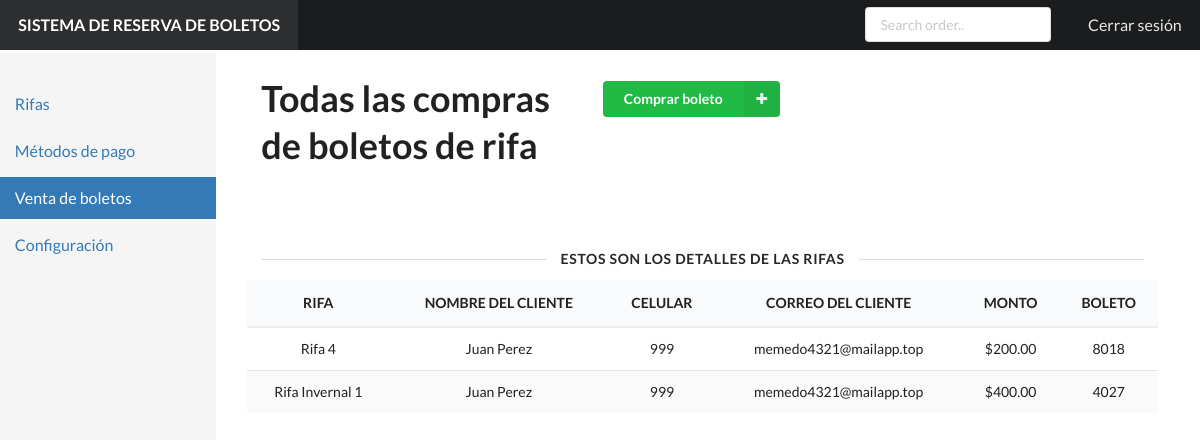
The page /admin/rafflesales.php (signed in) on the database its author committed.
### tables this page shows
CREATE TABLE `ticket_buy` (
  `uuid` varchar(36) NOT NULL,
  `invoice` varchar(128) DEFAULT NULL,
  `buyer_name` varchar(191) NOT NULL,
  `buyer_cel` varchar(64) NOT NULL,
  `buyer_email` varchar(128) NOT NULL,
  `ticket_id` int(10) UNSIGNED NOT NULL,
  `paid` tinyint(1) DEFAULT 0
);

CREATE TABLE `raffles` (
  `raffle_id` int(10) UNSIGNED NOT NULL,
  `raffle_code` varchar(8) NOT NULL,
  `raffle_name` varchar(191) NOT NULL,
  `raffle_prize` varchar(191) NOT NULL,
  `raffle_date` date NOT NULL,
  `raffle_price` int(11) NOT NULL,
  `raffle_sellqty` int(11) NOT NULL,
  `raffle_buyqty` int(11) NOT NULL,
  `raffle_end` date NOT NULL
);

CREATE TABLE `raffle_tickets` (
  `ticket_id` int(10) UNSIGNED NOT NULL,
  `ticket_code` varchar(128) NOT NULL,
  `raffle_id` int(10) UNSIGNED NOT NULL,
  `ticket_status` tinyint(1) NOT NULL DEFAULT 0
);

### admin/rafflesales.php (the view, shortened to what this page needs)
<?php include 'partials/head.php' ?>
<?php
require("../dbengine/dbconnect.php");
?>
<body>
                  <?php
                  $data = mysqli_query($conn, "SELECT raffle_id, raffle_name FROM raffles");
                  ?>
  <?php include 'partials/top.php' ?>
  <div class="ui grid">
    <div class="row">
      <?php include 'partials/menu.php' ?>
      <div class="column" id="content" style="display: none">
        <div class="ui grid">
            <div class="six wide column">
              <h1 class="ui huge header">Todas las compras de boletos de rifa</h1>
            </div>
            <div class="six wide column">
              <button class="ui green right labeled icon button" id="nueva-rifa">
                <i class="right plus icon"></i>
                Comprar boleto
              </button>
            </div>
          </div>
          <div class="ui grid">
            <div class="row"></div>
              <div class="ui horizontal divider"> Estos son los detalles de las rifas</div>
              <div class="row">
                <table class="ui single line striped selectable center aligned  table">
                  <thead><tr><th>RIFA</th><th>NOMBRE DEL CLIENTE</th><th>CELULAR</th><th>CORREO DEL CLIENTE</th><th>MONTO</th><th>BOLETO</th></tr></thead>
                  <tbody>
                    <?php
                    require("../dbengine/dbconnect.php");
                    if(isset($_GET['search'])) {
                      $search = $_GET['search'];
                      $data = mysqli_query($conn, "SELECT tb.*, r.raffle_price, r.raffle_name, rt.ticket_code FROM ticket_buy tb LEFT JOIN raffle_tickets rt ON tb.ticket_id=rt.ticket_id LEFT JOIN raffles r ON r.raffle_id=rt.raffle_id WHERE ticket_code LIKE '%$search%' or buyer_name LIKE '%$search%' or buyer_email LIKE '%$search%' or buyer_cel LIKE '%$search%'");
                    } else {
                      $data = mysqli_query($conn, "SELECT tb.*, r.raffle_price, r.raffle_name, rt.ticket_code FROM ticket_buy tb LEFT JOIN raffle_tickets rt ON tb.ticket_id=rt.ticket_id LEFT JOIN raffles r ON r.raffle_id=rt.raffle_id");
                    }
                    if(($data) && (mysqli_num_rows($data) > 0)) {
                      while($row=mysqli_fetch_assoc($data)) {
                        echo("<tr><td>".$row['raffle_name']."</td><td>".$row['buyer_name']."</td><td>".$row['buyer_cel']."</td><td>".$row['buyer_email']."</td><td>"."$".sprintf('%0.2f', ($row['raffle_price']/100))."</td><td>".$row['ticket_code']."</td></tr>");
                      }
                    } else {
                      echo "<tr><td colspan='5'>¡No se encontraron coincidencias de registros!</td></tr>";
                    }
                    ?>
                  </tbody>
                </table>
              </div>
            </div>
        </div>
    </div>
  </div>
</body>
</html>

### admin/partials/head.php (shortened to what this page needs)
<!DOCTYPE html>
<html>
<head>
  <link rel="stylesheet" type="text/css" href="static/dist/semantic-ui/semantic.min.css">
  <link rel="stylesheet" type="text/css" href="static/stylesheets/default.css">
  <link rel="stylesheet" type="text/css" href="static/stylesheets/datepicker.css">
  <link rel="stylesheet" type="text/css" href="static/stylesheets/pandoc-code-highlight.css">
</head>

### admin/partials/top.php
<div class="ui inverted huge borderless fixed fluid menu">
    <a class="header item">SISTEMA DE RESERVA DE BOLETOS</a>
    <div class="right menu">
    <div class="item">
        <div class="ui small input">
        <form>
            <input placeholder="Search order.." name="search">
        </form>
        </div>
    </div>
    <a class="item" href="logout.php">Cerrar sesión</a>
    </div>
</div>

### admin/partials/menu.php
<?php
function checkActive($file)
{
    if(basename($_SERVER['SCRIPT_FILENAME']) == $file){
        return true;
    }else{
        return false;
    }
}
?>
<div class="column" id="sidebar">
    <div class="ui secondary vertical fluid menu">
    <a class="<?php echo checkActive("raffles.php") ? "active":"" ?> item" href="raffles.php">Rifas</a>
    <a class="<?php echo checkActive("payments.php") ? "active":"" ?> item" href="payments.php">Métodos de pago</a>
    <a class="<?php echo checkActive("rafflesales.php") ? "active":"" ?> item" href="rafflesales.php">Venta de boletos</a>
    <a class="<?php echo checkActive("settings.php") ? "active":"" ?> item" href="settings.php">Configuración</a>
    </div>
</div>

### admin/static/stylesheets/default.css (style rules this page uses)
body { -webkit-font-smoothing: antialiased; -moz-osx-font-smoothing: grayscale; text-rendering: optimizeLegibility; }
.ui.menu { border-radius: 0; box-shadow: none; margin-bottom: 0; -moz-font-feature-settings: "smcp" 0, "onum" 0; -ms-font-feature-settings: "smcp" 0, "onum" 0; -o-font-feature-settings: "smcp" 0, "onum" 0; -webkit-font-feature-settings: "smcp" 0, "onum" 0; font-feature-settings: "smcp" 0, "onum" 0; }
.ui.menu form { font-size: 14px; }
.ui.menu input { -moz-font-feature-settings: "smcp" 0, "onum" 0; -ms-font-feature-settings: "smcp" 0, "onum" 0; -o-font-feature-settings: "smcp" 0, "onum" 0; -webkit-font-feature-settings: "smcp" 0, "onum" 0; font-feature-settings: "smcp" 0, "onum" 0; font-size: 14px; }

### admin/partials/head.php (style rules this page uses)
body { display: relative; }
#sidebar { position: fixed; top: 51.8px; left: 0; bottom: 0; width: 18%; background-color: #f5f5f5; padding: 0px; }
#sidebar .ui.menu { margin: 2em 0 0; font-size: 16px; }
#sidebar .ui.menu > a.item { color: #337ab7; border-radius: 0 !important; }
#sidebar .ui.menu > a.item.active { background-color: #337ab7; color: white; border: none !important; }
#content { margin-left: 19%; width: 81%; margin-top: 3em; padding-left: 3em; float: left; }
#content > .ui.grid { padding-right: 4em; padding-bottom: 3em; }
#content h1 { font-size: 36px; }
#content .ui.divider:not(.hidden) { margin: 0; }
#content table.ui.table { border: none; }
#content table.ui.table thead th { border-bottom: 2px solid #eee !important; }

### rows shown on the page
ticket_buy: raffles.raffle_name "Rifa 4", buyer_name "Juan Perez", buyer_cel "999", buyer_email "memedo4321@mailapp.top", raffles.raffle_price "200.00", ticket.ticket_code "8018"
ticket_buy: raffles.raffle_name "Rifa Invernal 1", buyer_name "Juan Perez", buyer_cel "999", buyer_email "memedo4321@mailapp.top", raffles.raffle_price "400.00", ticket.ticket_code "4027"
